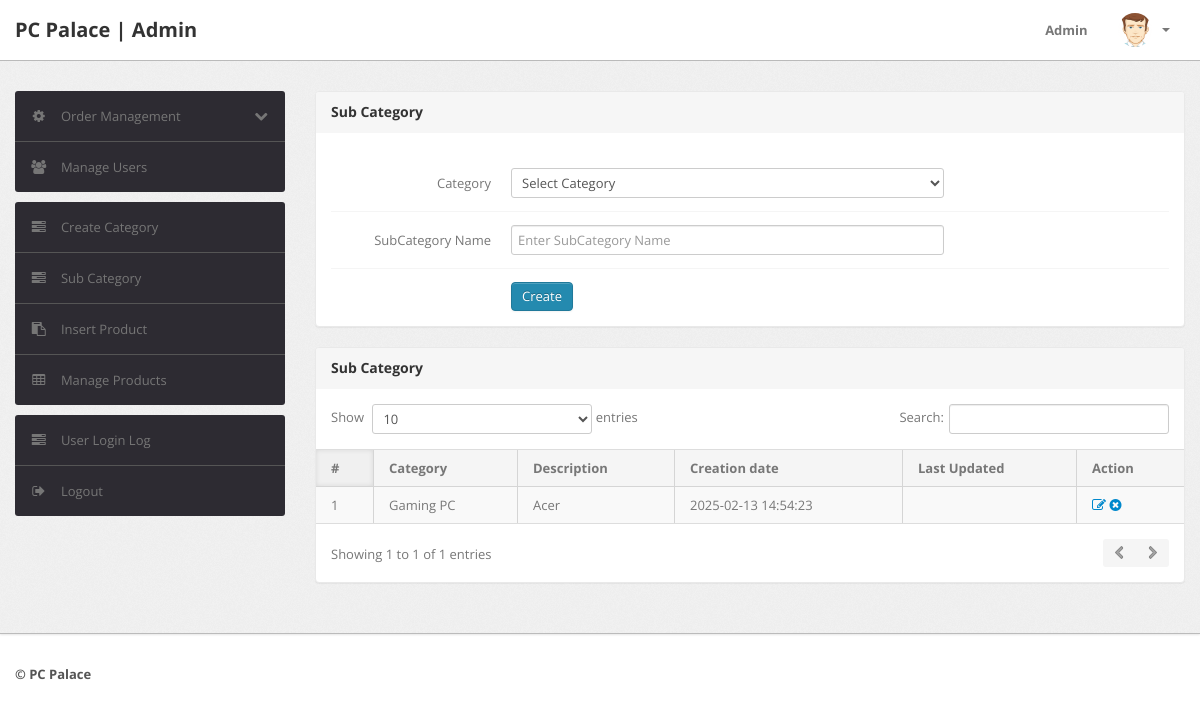
Page /admin/subcategory.php (signed in) on the committed database.
### tables this page shows
CREATE TABLE `subcategory` (
  `id` int(11) NOT NULL,
  `categoryid` int(11) DEFAULT NULL,
  `subcategory` varchar(255) DEFAULT NULL,
  `creationDate` timestamp NULL DEFAULT current_timestamp(),
  `updationDate` varchar(255) DEFAULT NULL
);

CREATE TABLE `category` (
  `id` int(11) NOT NULL,
  `categoryName` varchar(255) DEFAULT NULL,
  `categoryDescription` longtext DEFAULT NULL,
  `creationDate` timestamp NOT NULL DEFAULT current_timestamp(),
  `updationDate` varchar(255) DEFAULT NULL
);

### admin/subcategory.php (the view, shortened to what this page needs)
<?php
include('include/config.php');
if(strlen($_SESSION['alogin'])==0)
	{
header('location:index.php');
}
else{
?>
<!DOCTYPE html>
<html lang="en">
<head>
	<link type="text/css" href="bootstrap/css/bootstrap.min.css" rel="stylesheet">
	<link type="text/css" href="bootstrap/css/bootstrap-responsive.min.css" rel="stylesheet">
	<link type="text/css" href="css/theme.css" rel="stylesheet">
	<link type="text/css" href="images/icons/css/font-awesome.css" rel="stylesheet">
</head>
<body>
<?php include('include/header.php');?>
	<div class="wrapper">
		<div class="container">
			<div class="row">
<?php include('include/sidebar.php');?>
			<div class="span9">
					<div class="content">
						<div class="module">
							<div class="module-head">
								<h3>Sub Category</h3>
							</div>
							<div class="module-body">
									<br />
			<form class="form-horizontal row-fluid" name="subcategory" method="post" >
<div class="control-group">
<label class="control-label" for="basicinput">Category</label>
<div class="controls">
<select name="category" class="span8 tip" required>
<option value="">Select Category</option>
</select>
</div>
</div>
<div class="control-group">
<label class="control-label" for="basicinput">SubCategory Name</label>
<div class="controls">
<input type="text" placeholder="Enter SubCategory Name"  name="subcategory" class="span8 tip" required>
</div>
</div>
	<div class="control-group">
											<div class="controls">
												<button type="submit" name="submit" class="btn btn-primary">Create</button>
											</div>
										</div>
									</form>
							</div>
						</div>
	<div class="module">
							<div class="module-head">
								<h3>Sub Category</h3>
							</div>
							<div class="module-body table">
								<table cellpadding="0" cellspacing="0" border="0" class="datatable-1 table table-bordered table-striped	 display" width="100%">
									<thead>
										<tr>
											<th>#</th>
											<th>Category</th>
											<th>Description</th>
											<th>Creation date</th>
											<th>Last Updated</th>
											<th>Action</th>
										</tr>
									</thead>
									<tbody>
<?php $query=mysqli_query($con,"select subcategory.id,category.categoryName,subcategory.subcategory,subcategory.creationDate,subcategory.updationDate from subcategory join category on category.id=subcategory.categoryid");
$cnt=1;
while($row=mysqli_fetch_array($query))
{
?>
										<tr>
											<td><?php echo htmlentities($cnt);?></td>
											<td><?php echo htmlentities($row['categoryName']);?></td>
											<td><?php echo htmlentities($row['subcategory']);?></td>
											<td> <?php echo htmlentities($row['creationDate']);?></td>
											<td><?php echo htmlentities($row['updationDate']);?></td>
											<td>
											<a href="edit-subcategory.php?id=<?php echo $row['id']?>" ><i class="icon-edit"></i></a>
											<a href="subcategory.php?id=<?php echo $row['id']?>&del=delete" onClick="return confirm('Are you sure you want to delete?')"><i class="icon-remove-sign"></i></a></td>
										</tr>
										<?php $cnt=$cnt+1; } ?>
								</table>
							</div>
						</div>
					</div>
				</div>
			</div>
		</div>
	</div>
<?php include('include/footer.php');?>
</body>
<?php } ?>

### rows in the picture
subcategory: categoryid.categoryName "Gaming PC", subcategory "Acer", creationDate "2025-02-13 14:54:23"
